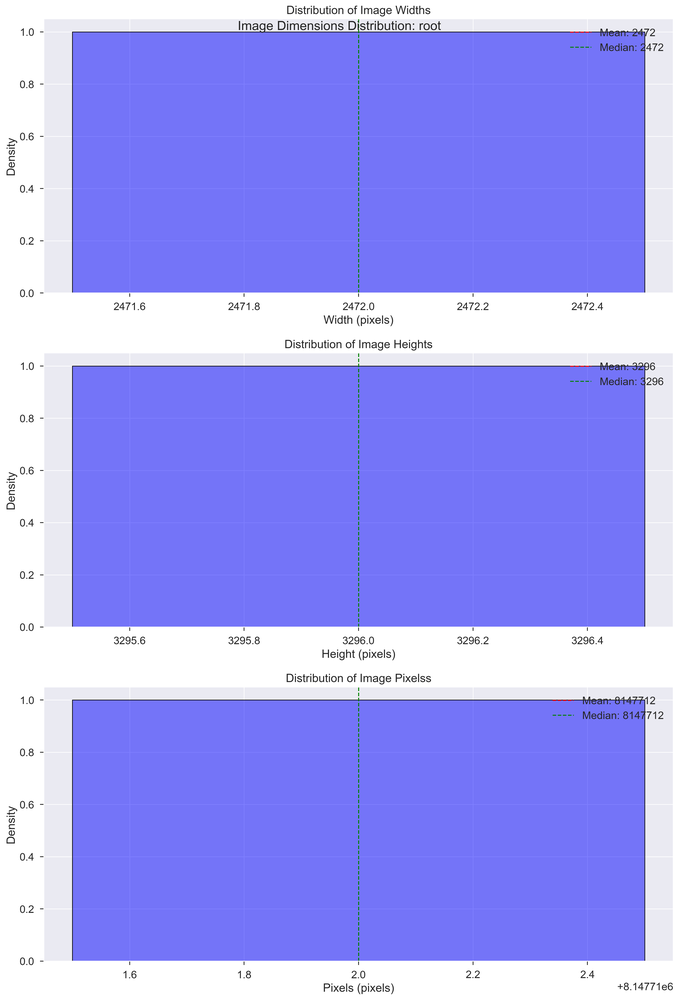
#> input picture root_directory_distribution.png, 679 x 1000 px, shrunk from 3528 x 5199 before the run; its folder holds only this picture in this run
$ python profile_image_directory.py --input_dir ../.. --output_dir out
#> lines starting #> are read from the running program, lines starting #| are printed output that depends on the picture
import os
import argparse
import numpy as np
import matplotlib.pyplot as plt
from PIL import Image
import seaborn as sns
from pathlib import Path
import logging
from collections import defaultdict

# Set up logging
logging.basicConfig(level=logging.INFO, format='%(asctime)s - %(levelname)s - %(message)s')
logger = logging.getLogger(__name__)

# Metric mapping for display names to data keys
METRIC_MAPPING = {
    'Width': 'widths',
    'Height': 'heights',
    'Pixels': 'pixels'
}

def get_image_dimensions(image_path):
    """Get dimensions of an image file."""
#> called with image_path = '../../root_directory_distribution.png'
    try:
        with Image.open(image_path) as img:
#> img is the input picture: PIL image 679x1000 RGBA; mean R, G, B, A 159.2, 159.3, 246.4, 255
            width, height = img.size
#> width = 679; height = 1000
            return width, height, width * height
    except Exception as e:
        logger.error(f"Error processing {image_path}: {str(e)}")
        return None, None, None

def process_directory(input_dir):
    """Process all images in the directory and collect statistics for each subdirectory."""
    # Dictionary to store data for each subdirectory
    subdir_data = defaultdict(lambda: {'widths': [], 'heights': [], 'pixels': []})
    total_data = {'widths': [], 'heights': [], 'pixels': []}

    # Supported image extensions
    image_extensions = {'.jpg', '.jpeg', '.png', '.tiff', '.bmp', '.tif'}

    # Walk through the directory
    for root, _, files in os.walk(input_dir):
        # Get relative path from input_dir
        rel_path = os.path.relpath(root, input_dir)
        if rel_path == '.':
            rel_path = 'root'

        for file in files:
            if Path(file).suffix.lower() in image_extensions:
                image_path = os.path.join(root, file)
                width, height, pixel_count = get_image_dimensions(image_path)
#> width = 679; height = 1000; pixel_count = 679000
                if width is not None:
                    subdir_data[rel_path]['widths'].append(width)
                    subdir_data[rel_path]['heights'].append(height)
                    subdir_data[rel_path]['pixels'].append(pixel_count)

                    total_data['widths'].append(width)
                    total_data['heights'].append(height)
                    total_data['pixels'].append(pixel_count)

    # Convert lists to numpy arrays
    for subdir in subdir_data:
        for key in subdir_data[subdir]:
            subdir_data[subdir][key] = np.array(subdir_data[subdir][key])

    for key in total_data:
        total_data[key] = np.array(total_data[key])

    return subdir_data, total_data

def print_statistics(subdir_data, total_data):
    """Print statistics about image dimensions for each subdirectory and overall."""
    def print_stats(values, prefix=""):
        logger.info(f"{prefix}Minimum: {np.min(values)}")
        logger.info(f"{prefix}Maximum: {np.max(values)}")
        logger.info(f"{prefix}Average: {np.mean(values):.2f}")
        logger.info(f"{prefix}Median: {np.median(values)}")
        logger.info(f"{prefix}Count: {len(values)}")

    # Print statistics for each subdirectory
    for subdir, data in sorted(subdir_data.items()):
        if len(data['widths']) > 0:
            logger.info(f"\nStatistics for subdirectory: {subdir}")
            logger.info("Width Statistics:")
            print_stats(data['widths'], "  ")
            logger.info("Height Statistics:")
            print_stats(data['heights'], "  ")
            logger.info("Pixel Statistics:")
            print_stats(data['pixels'], "  ")

    # Print overall statistics
    logger.info("\nOverall Statistics:")
    logger.info("Width Statistics:")
    print_stats(total_data['widths'], "  ")
    logger.info("Height Statistics:")
    print_stats(total_data['heights'], "  ")
    logger.info("Pixel Statistics:")
    print_stats(total_data['pixels'], "  ")

def create_distribution_plot(data, title, output_path):
    """Create a publication-quality figure showing the distributions for a single dataset."""
#> called with title = 'Overall Image Dimensions Distribution', output_path = 'out/overall_distribution.png'
    try:
        # Set style for publication
        plt.style.use('seaborn-v0_8')  # Use the correct style name
        sns.set_context("paper", font_scale=1.5)
    except Exception as e:
        logger.warning(f"Could not set matplotlib style: {str(e)}")
        logger.warning("Using default style instead")
        # Set some basic style parameters manually
        plt.rcParams.update({
            'font.size': 12,
            'axes.labelsize': 14,
            'axes.titlesize': 16,
            'xtick.labelsize': 12,
            'ytick.labelsize': 12,
            'legend.fontsize': 12
        })

    # Create figure with subplots
    fig, axes = plt.subplots(3, 1, figsize=(12, 18))

    # Plot distributions
    for i, (display_metric, ax) in enumerate(zip(['Width', 'Height', 'Pixels'], axes)):
        try:
            data_key = METRIC_MAPPING[display_metric]
            values = data[data_key]

            if len(values) > 0:
                # Create histogram with KDE
                sns.histplot(data=values, ax=ax, kde=True, color='blue', stat='density')

                # Add vertical lines for statistics
                ax.axvline(np.mean(values), color='red', linestyle='--', label=f'Mean: {np.mean(values):.0f}')
                ax.axvline(np.median(values), color='green', linestyle='--', label=f'Median: {np.median(values):.0f}')

                ax.set_title(f'Distribution of Image {display_metric}s')
                ax.set_xlabel(f'{display_metric} (pixels)')
                ax.legend()
            else:
                logger.warning(f"No data available for {display_metric}")
                ax.set_title(f'No data available for {display_metric}')
        except Exception as e:
            logger.error(f"Error plotting {display_metric} distribution: {str(e)}")
            continue

    # Add overall title
    fig.suptitle(title, fontsize=16, y=0.95)

    # Adjust layout and save
    plt.tight_layout()
    try:
        plt.savefig(output_path, dpi=300, bbox_inches='tight')
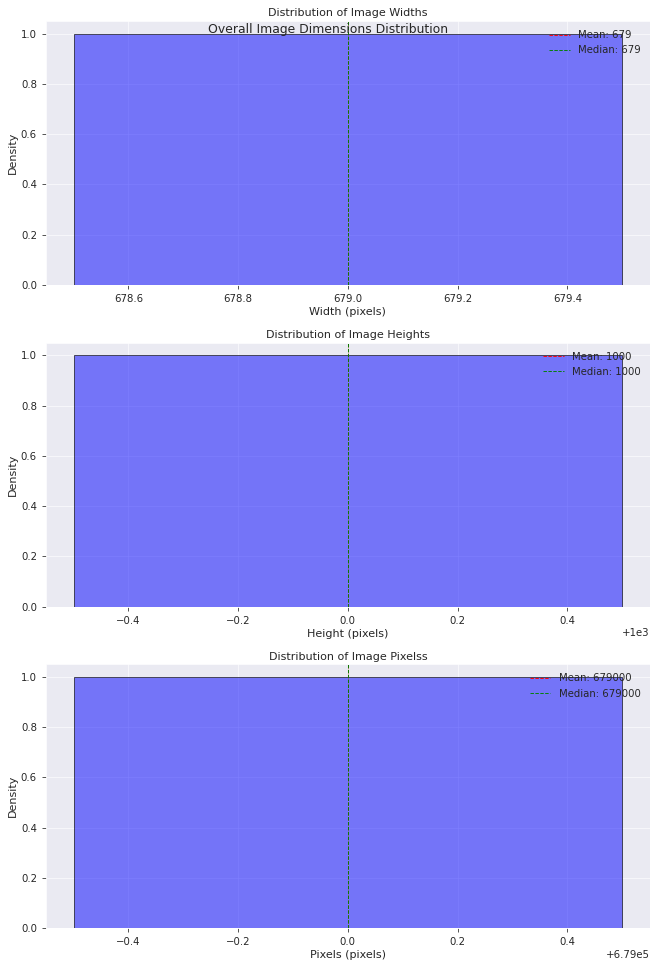
#> figure drawn by matplotlib, 3 panels
        logger.info(f"Successfully saved figure to {output_path}")
    except Exception as e:
        logger.error(f"Error saving figure: {str(e)}")
        raise
    finally:
        plt.close()

def create_all_plots(subdir_data, total_data, output_dir):
    """Create distribution plots for each subdirectory and the overall dataset."""
    # Create overall plot
    overall_path = os.path.join(output_dir, 'overall_distribution.png')
    create_distribution_plot(total_data, 'Overall Image Dimensions Distribution', overall_path)

    # Create individual plots for each subdirectory
    for subdir, data in subdir_data.items():
        if len(data['widths']) > 0:
            # Create a safe filename from the subdirectory name
            safe_subdir = subdir.replace('/', '_').replace('\\', '_')
            if safe_subdir == 'root':
                safe_subdir = 'root_directory'

            subdir_path = os.path.join(output_dir, f'{safe_subdir}_distribution.png')
            create_distribution_plot(data, f'Image Dimensions Distribution: {subdir}', subdir_path)

def main():
    parser = argparse.ArgumentParser(description='Profile image dimensions in a directory')
    parser.add_argument('--input_dir', type=str, required=True,
                      help='Input directory containing images')
    parser.add_argument('--output_dir', type=str, required=True,
                      help='Output directory for the figure')

    args = parser.parse_args()

    # Ensure output directory exists
    os.makedirs(args.output_dir, exist_ok=True)

    # Process the directory
    logger.info(f"Processing images in {args.input_dir}")
    subdir_data, total_data = process_directory(args.input_dir)

    if len(total_data['widths']) == 0:
        logger.error("No valid images found in the input directory")
        return

    # Print statistics
    print_statistics(subdir_data, total_data)

    # Create all plots
    create_all_plots(subdir_data, total_data, args.output_dir)

if __name__ == '__main__':
    main()
